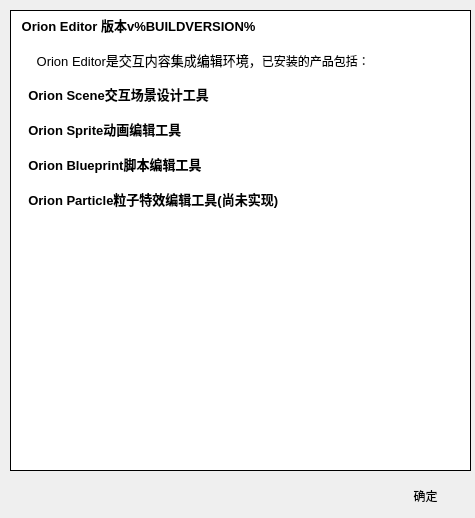
<?xml version="1.0" encoding="UTF-8"?>
<ui version="4.0">
 <class>AboutWindow</class>
 <widget class="QWidget" name="AboutWindow">
  <property name="geometry">
   <rect>
    <x>0</x>
    <y>0</y>
    <width>475</width>
    <height>518</height>
   </rect>
  </property>
  <property name="windowTitle">
   <string>关于Orion Editor</string>
  </property>
  <property name="windowIcon">
   <iconset resource="orion2.qrc">
    <normaloff>:/images/unique32.png</normaloff>:/images/unique32.png</iconset>
  </property>
  <widget class="QPushButton" name="okpushButton">
   <property name="geometry">
    <rect>
     <x>390</x>
     <y>480</y>
     <width>71</width>
     <height>31</height>
    </rect>
   </property>
   <property name="text">
    <string>确定</string>
   </property>
   <property name="icon">
    <iconset resource="orion2.qrc">
     <normaloff>:/images/cancel.png</normaloff>:/images/cancel.png</iconset>
   </property>
   <property name="iconSize">
    <size>
     <width>24</width>
     <height>24</height>
    </size>
   </property>
   <property name="flat">
    <bool>true</bool>
   </property>
  </widget>
  <widget class="QTextEdit" name="textEdit">
   <property name="geometry">
    <rect>
     <x>10</x>
     <y>10</y>
     <width>461</width>
     <height>461</height>
    </rect>
   </property>
   <property name="frameShape">
    <enum>QFrame::Box</enum>
   </property>
   <property name="frameShadow">
    <enum>QFrame::Plain</enum>
   </property>
   <property name="documentTitle">
    <string>OrionEditor</string>
   </property>
   <property name="html">
    <string>&lt;!DOCTYPE HTML PUBLIC &quot;-//W3C//DTD HTML 4.0//EN&quot; &quot;http://www.w3.org/TR/REC-html40/strict.dtd&quot;&gt;
&lt;html&gt;&lt;head&gt;&lt;meta name=&quot;qrichtext&quot; content=&quot;1&quot; /&gt;&lt;title&gt;OrionEditor&lt;/title&gt;&lt;style type=&quot;text/css&quot;&gt;
p, li { white-space: pre-wrap; }
&lt;/style&gt;&lt;/head&gt;&lt;body style=&quot; font-family:'SimSun'; font-size:9pt; font-weight:400; font-style:normal;&quot;&gt;
&lt;p style=&quot; margin-top:0px; margin-bottom:0px; margin-left:0px; margin-right:0px; -qt-block-indent:0; text-indent:0px;&quot;&gt;&lt;img src=&quot;:/images/unique64.png&quot; /&gt;  &lt;span style=&quot; font-size:10pt; font-weight:600;&quot;&gt;Orion Editor 版本v%BUILDVERSION%&lt;/span&gt;&lt;/p&gt;
&lt;p style=&quot;-qt-paragraph-type:empty; margin-top:0px; margin-bottom:0px; margin-left:0px; margin-right:0px; -qt-block-indent:0; text-indent:0px; font-size:10pt; font-weight:600;&quot;&gt;&lt;br /&gt;&lt;/p&gt;
&lt;p style=&quot; margin-top:0px; margin-bottom:0px; margin-left:0px; margin-right:0px; -qt-block-indent:0; text-indent:0px;&quot;&gt;&lt;span style=&quot; font-size:10pt;&quot;&gt;      Orion Editor是交互内容集成编辑环境，&lt;/span&gt;已安装的产品包括：&lt;/p&gt;
&lt;p style=&quot;-qt-paragraph-type:empty; margin-top:0px; margin-bottom:0px; margin-left:0px; margin-right:0px; -qt-block-indent:0; text-indent:0px;&quot;&gt;&lt;br /&gt;&lt;/p&gt;
&lt;p style=&quot; margin-top:0px; margin-bottom:0px; margin-left:0px; margin-right:0px; -qt-block-indent:0; text-indent:0px;&quot;&gt;    &lt;img src=&quot;:/images/levels.png&quot; /&gt;&lt;span style=&quot; font-size:10pt; font-weight:600;&quot;&gt;Orion Scene交互场景设计工具&lt;/span&gt;&lt;/p&gt;
&lt;p style=&quot;-qt-paragraph-type:empty; margin-top:0px; margin-bottom:0px; margin-left:0px; margin-right:0px; -qt-block-indent:0; text-indent:0px; font-size:10pt; font-weight:600;&quot;&gt;&lt;br /&gt;&lt;/p&gt;
&lt;p style=&quot; margin-top:0px; margin-bottom:0px; margin-left:0px; margin-right:0px; -qt-block-indent:0; text-indent:0px;&quot;&gt;    &lt;img src=&quot;:/images/objects.png&quot; /&gt;&lt;span style=&quot; font-size:10pt; font-weight:600;&quot;&gt;Orion Sprite动画编辑工具&lt;/span&gt;&lt;/p&gt;
&lt;p style=&quot;-qt-paragraph-type:empty; margin-top:0px; margin-bottom:0px; margin-left:0px; margin-right:0px; -qt-block-indent:0; text-indent:0px; font-size:10pt; font-weight:600;&quot;&gt;&lt;br /&gt;&lt;/p&gt;
&lt;p style=&quot; margin-top:0px; margin-bottom:0px; margin-left:0px; margin-right:0px; -qt-block-indent:0; text-indent:0px;&quot;&gt;    &lt;img src=&quot;:/images/tile.png&quot; /&gt;&lt;span style=&quot; font-size:10pt; font-weight:600;&quot;&gt;Orion Blueprint脚本编辑工具&lt;/span&gt;&lt;/p&gt;
&lt;p style=&quot;-qt-paragraph-type:empty; margin-top:0px; margin-bottom:0px; margin-left:0px; margin-right:0px; -qt-block-indent:0; text-indent:0px; font-size:10pt; font-weight:600;&quot;&gt;&lt;br /&gt;&lt;/p&gt;
&lt;p style=&quot; margin-top:0px; margin-bottom:0px; margin-left:0px; margin-right:0px; -qt-block-indent:0; text-indent:0px;&quot;&gt;    &lt;img src=&quot;:/images/particles.png&quot; /&gt;&lt;span style=&quot; font-size:10pt; font-weight:600;&quot;&gt;Orion Particle粒子特效编辑工具(尚未实现)&lt;/span&gt;&lt;/p&gt;
&lt;p style=&quot;-qt-paragraph-type:empty; margin-top:0px; margin-bottom:0px; margin-left:0px; margin-right:0px; -qt-block-indent:0; text-indent:0px; font-size:10pt; font-weight:600;&quot;&gt;&lt;br /&gt;&lt;/p&gt;
&lt;p style=&quot;-qt-paragraph-type:empty; margin-top:0px; margin-bottom:0px; margin-left:0px; margin-right:0px; -qt-block-indent:0; text-indent:0px;&quot;&gt;&lt;br /&gt;&lt;/p&gt;&lt;/body&gt;&lt;/html&gt;</string>
   </property>
   <property name="textInteractionFlags">
    <set>Qt::NoTextInteraction</set>
   </property>
  </widget>
 </widget>
 <resources>
  <include location="orion2.qrc"/>
 </resources>
 <connections/>
</ui>
